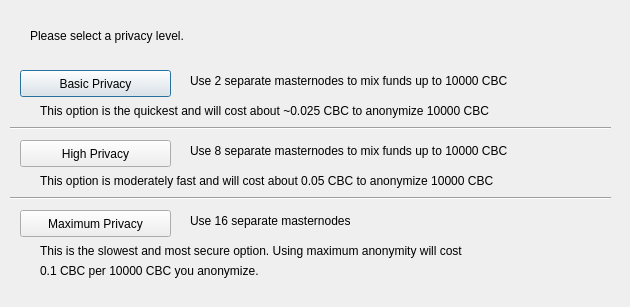
<?xml version="1.0" encoding="UTF-8"?>
<ui version="4.0">
 <class>ObfuscationConfig</class>
 <widget class="QDialog" name="ObfuscationConfig">
  <property name="geometry">
   <rect>
    <x>0</x>
    <y>0</y>
    <width>630</width>
    <height>307</height>
   </rect>
  </property>
  <property name="windowTitle">
   <string>Configure Obfuscation</string>
  </property>
  <widget class="QPushButton" name="buttonBasic">
   <property name="geometry">
    <rect>
     <x>20</x>
     <y>70</y>
     <width>151</width>
     <height>27</height>
    </rect>
   </property>
   <property name="text">
    <string>Basic Privacy</string>
   </property>
  </widget>
  <widget class="QPushButton" name="buttonHigh">
   <property name="geometry">
    <rect>
     <x>20</x>
     <y>140</y>
     <width>151</width>
     <height>27</height>
    </rect>
   </property>
   <property name="text">
    <string>High Privacy</string>
   </property>
  </widget>
  <widget class="QPushButton" name="buttonMax">
   <property name="geometry">
    <rect>
     <x>20</x>
     <y>210</y>
     <width>151</width>
     <height>27</height>
    </rect>
   </property>
   <property name="text">
    <string>Maximum Privacy</string>
   </property>
  </widget>
  <widget class="QLabel" name="label">
   <property name="geometry">
    <rect>
     <x>30</x>
     <y>20</y>
     <width>571</width>
     <height>31</height>
    </rect>
   </property>
   <property name="text">
    <string>Please select a privacy level.</string>
   </property>
  </widget>
  <widget class="QLabel" name="label_2">
   <property name="geometry">
    <rect>
     <x>190</x>
     <y>70</y>
     <width>421</width>
     <height>21</height>
    </rect>
   </property>
   <property name="text">
    <string>Use 2 separate masternodes to mix funds up to 10000 CBC</string>
   </property>
  </widget>
  <widget class="QLabel" name="label_3">
   <property name="geometry">
    <rect>
     <x>190</x>
     <y>140</y>
     <width>411</width>
     <height>21</height>
    </rect>
   </property>
   <property name="text">
    <string>Use 8 separate masternodes to mix funds up to 10000 CBC</string>
   </property>
  </widget>
  <widget class="QLabel" name="label_4">
   <property name="geometry">
    <rect>
     <x>190</x>
     <y>210</y>
     <width>421</width>
     <height>21</height>
    </rect>
   </property>
   <property name="text">
    <string>Use 16 separate masternodes</string>
   </property>
  </widget>
  <widget class="QLabel" name="label_6">
   <property name="geometry">
    <rect>
     <x>40</x>
     <y>100</y>
     <width>561</width>
     <height>21</height>
    </rect>
   </property>
   <property name="text">
    <string>This option is the quickest and will cost about ~0.025 CBC to anonymize 10000 CBC</string>
   </property>
  </widget>
  <widget class="QLabel" name="label_7">
   <property name="geometry">
    <rect>
     <x>40</x>
     <y>170</y>
     <width>561</width>
     <height>21</height>
    </rect>
   </property>
   <property name="text">
    <string>This option is moderately fast and will cost about 0.05 CBC to anonymize 10000 CBC</string>
   </property>
  </widget>
  <widget class="QLabel" name="label_8">
   <property name="geometry">
    <rect>
     <x>40</x>
     <y>240</y>
     <width>561</width>
     <height>21</height>
    </rect>
   </property>
   <property name="text">
    <string>This is the slowest and most secure option. Using maximum anonymity will cost</string>
   </property>
  </widget>
  <widget class="QLabel" name="label_9">
   <property name="geometry">
    <rect>
     <x>40</x>
     <y>260</y>
     <width>561</width>
     <height>21</height>
    </rect>
   </property>
   <property name="text">
    <string>0.1 CBC per 10000 CBC you anonymize.</string>
   </property>
  </widget>
  <widget class="Line" name="line">
   <property name="geometry">
    <rect>
     <x>10</x>
     <y>120</y>
     <width>601</width>
     <height>16</height>
    </rect>
   </property>
   <property name="orientation">
    <enum>Qt::Horizontal</enum>
   </property>
  </widget>
  <widget class="Line" name="line_2">
   <property name="geometry">
    <rect>
     <x>10</x>
     <y>190</y>
     <width>601</width>
     <height>16</height>
    </rect>
   </property>
   <property name="orientation">
    <enum>Qt::Horizontal</enum>
   </property>
  </widget>
 </widget>
 <resources/>
 <connections/>
</ui>
